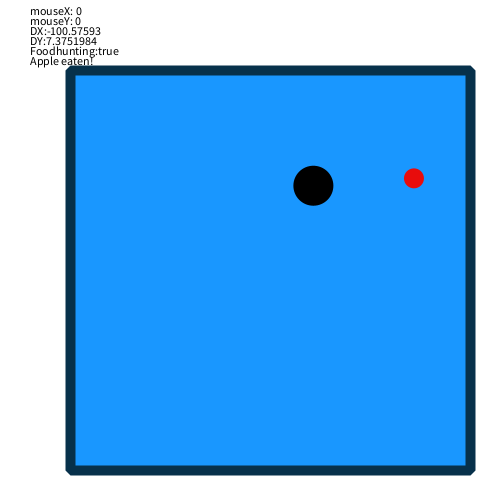
Frame 1 (no input)
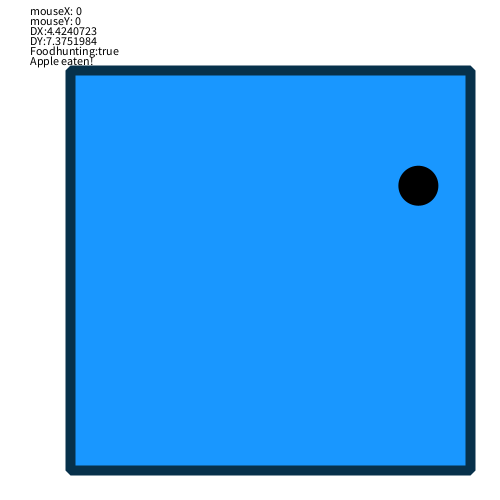
Frame 60 (the mouse pressed at the canvas centre just before this capture)
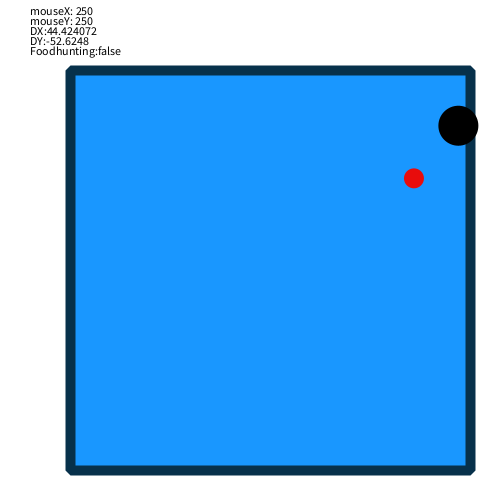
Frame 120 (the mouse held since frame 60 and released just before this capture)

The Processing sketch that drew these frames (run headless with seeded random() and noise(); from frame 60 on, the mouse is pressed at the canvas centre):

// Processing sketch: processing_106957
// ── processing_106957.pde

bot robot1 = new bot();
apple apple1 = new apple();
float xdifference;
float ydifference;

void setup(){
size(500,500);
frameRate(10);
}
void draw(){
  xdifference = robot1.xp - apple1.xp;
  ydifference = robot1.yp - apple1.yp;
  robot1.xdifference = robot1.xp - apple1.xp;
  robot1.ydifference = robot1.yp - apple1.yp;
  background(255);
  strokeWeight(10);
  strokeJoin(BEVEL);
  stroke(7,49,75);
  fill(25,151,277);
  rect(70,70, 400,400);
  noStroke();
  apple1.display();
  robot1.display();
  robot1.move();
  //text("Xrandomiser: " + robot1.xrandomiser,30,15);
  text("mouseX: " + mouseX, 30,15);
  text("mouseY: " + mouseY, 30,25);
  text("DX:" + xdifference, 30,35);
  text("DY:" + ydifference, 30,45);
  text("Foodhunting:" + robot1.foodhunting, 30,55);
  //robot1.eat();
}

//allows me to activate the foodhunting mode
void mousePressed(){
  if(robot1.foodhunting == true){
robot1.foodhunting = false;
  }
  else if (robot1.foodhunting == false){
robot1.foodhunting = true;
  }
}
class apple{
float xp = random(100,430);
float yp = random(100,430);

apple(){
}

void display(){
  fill(232,12,12);
ellipse(xp,yp,20,20);
}


}
class bot {
float xp = random(100,430);
float yp = random(100,430);
float speed;
//boolean used to decide left or right direction
boolean xswitch;
//boolean used to decide up or down direction
boolean yswitch;
int xrandomiser;
int yrandomiser;
float xdifference;
float ydifference;
boolean foodhunting = true;


bot(){
}

void display(){
fill(0);
ellipse(xp,yp,40,40);
}

void move(){
  if(foodhunting == true){
  eat();
  }
  else{
    
    ////////NORMAL MOTION//////////
////////////X MOTION
xrandomiser = int(random(1,6));
//stays still
if (xrandomiser == 1){
  if(xp < 450 && xp > 80){
    speed = 0;
    xp = xp + speed;
  }
}
//moves to right
if (xrandomiser == 2 || xrandomiser == 4){
  if(xp <= 450 || xp <= 80){
    speed = 20;
    xp = xp + speed;
  }
}
//moves to left
if (xrandomiser == 3 || xrandomiser == 5){
  if(xp >= 450 || xp >= 80){
    speed = 20;
    xp = xp - speed;
  }
}

////////////Y MOTION
yrandomiser = int(random(1,6));
//stays still
if (yrandomiser == 1){
  if(yp <= 450 && yp >= 80){
    speed = 0;
    yp = yp + speed;
  }
}
//moves down
if (yrandomiser == 2 || yrandomiser == 4){
  if(yp <= 450 || yp <= 80){
    speed = 20;
    yp = yp + speed;
  }
}
//moves up
if (yrandomiser == 3 || yrandomiser == 5){
  if(yp >= 430 || yp >= 80){
    speed = 20;
    yp = yp - speed;
  }
}

}

}

void eat(){
//boolan foodhunting activated by default. If it is activated eat() is called. Otherwise, the rest of the code of move() is ran
///////////////DX
//if dx is less than 0, move to right
if(xdifference <= 0){
  speed = 5;
xp = xp + speed;
}

//if dx is more than 0, move to left
if(xdifference >= 10){
  speed = 5;
xp = xp - speed;
}
//if dx is 0,stay
  if(xdifference >= 0 && xdifference <= 11){
  speed = 0;
xp = xp + speed;
}
///////////////DY
//if dy is less than 0, move up
if(ydifference <= 0){
  speed = 5;
yp = yp + speed;
}

//if dy is more than 0, move down
if(ydifference >= 10){
  speed = 5;
yp = yp - speed;
}
//if dy is 0,stay
  if(ydifference >= 0 && ydifference <= 11){
  speed = 0;
yp = yp + speed;
text("Apple eaten!", 30,65);
}

}

}

//
